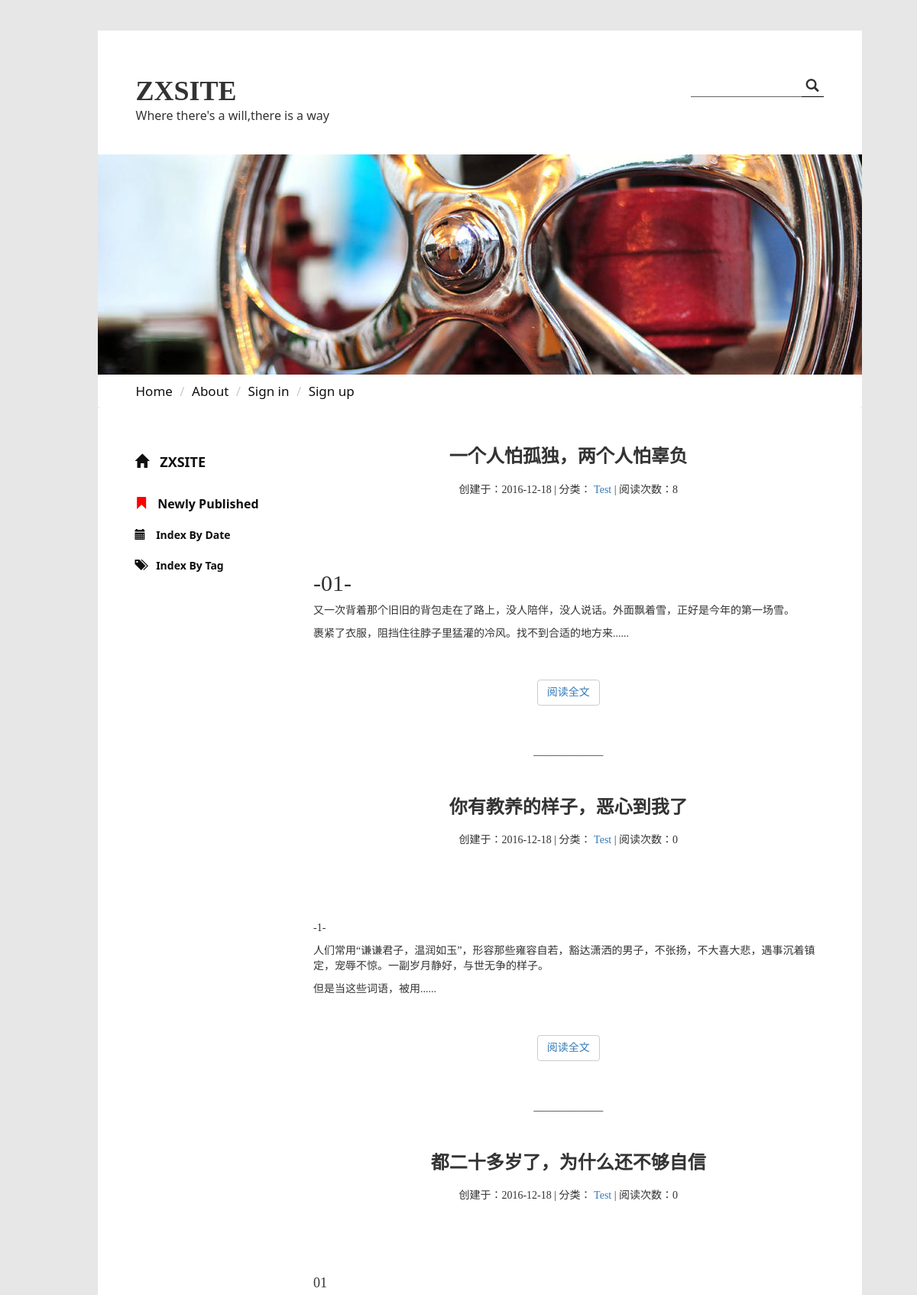
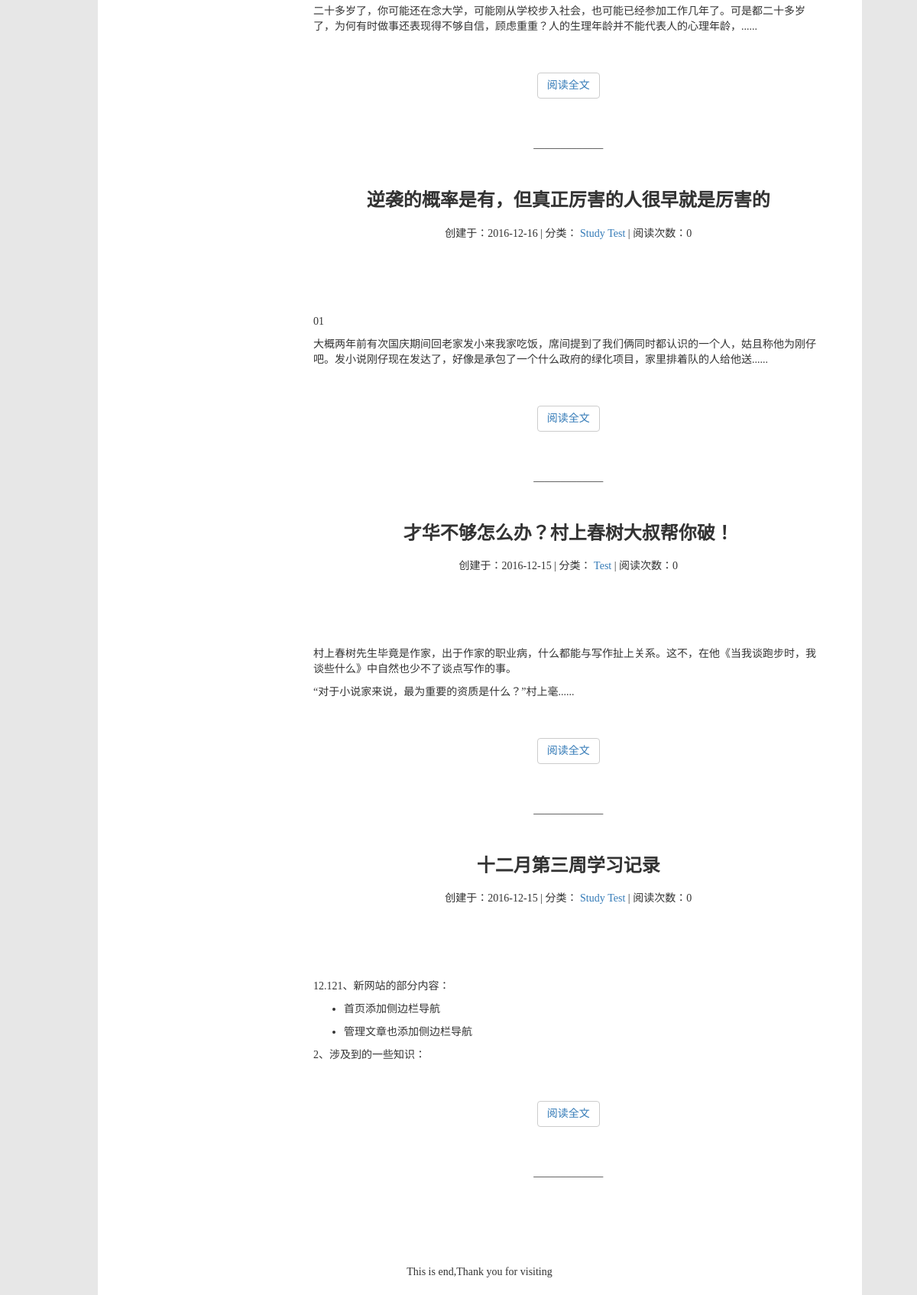
The page / on the database its author committed (2 pictures, top to bottom).
### zxsite/models.py (models this page shows, shortened)
class Article(models.Model):
    author = models.ForeignKey('Bloger', verbose_name='作者')
    tags = models.ManyToManyField('Tag', verbose_name='标签')
    title = models.CharField('标题', max_length=50)
    content = models.TextField('正文')
    abstract = models.TextField('摘要',null=True,blank=True)
    ARTICLE_STATUS = (
        ('P', 'PUBLIC'),
        ('E', 'EDITING'),
        ('D', 'DELETED'),
        ('C', 'DELETE-COMPELETLY')
    )
    status = models.CharField('文章状态', max_length=1, choices=ARTICLE_STATUS)
    created_time = models.DateTimeField('创建时间', auto_now_add=True)
    lasted_modified_time = models.DateTimeField('最新修改时间', auto_now=True)
    views = models.PositiveIntegerField('浏览数', default=0)
    likes = models.PositiveIntegerField('点赞数', default=0)
    topped = models.BooleanField('是否置顶', default=False)
    class meta:
        ordering = ['-lasted_modified_time']

class Tag(models.Model):
    name = models.CharField(verbose_name='标签名',max_length=20)
    TAG_STATUS = (
        ('L','LIVE'),
        ('D','DEAD')
    )
    status = models.CharField(max_length=5,choices=TAG_STATUS)
    created_time = models.DateTimeField('创建时间', auto_now_add=True)
    related_articles = models.PositiveIntegerField('相关文章数')
    def __str__(self):
        return self.name
    class meta:
        ordering = ['-related_articles']

### zxsite/views.py (the view)
# urls.py: url(r'^$',views.index,name='index'),
def index(request):
    articles = Article.objects.all().order_by('-created_time')
    content = {
        'articles':articles
    }
    return render(request,'zxsite/index.html',content)

### zxsite/templates/zxsite/index.html
{% extends 'zxsite/subbase1.html' %}
{% block index %}
{% load static %}
    <link rel="stylesheet" href="{% static 'zxsite/css/simple-sidebar.css' %}">
        <div class="row">
            <div class="col-md-3 col-xs-3">
                    <ul class="sidebar-nav" style="margin-left: -41px;margin-top: 10px">
                        <li class="sidebar-brand">
                            <a href="/">
                                <span class="glyphicon glyphicon-home"></span>
                                <B style="padding-left: 10px">ZXSITE</B>
                            </a>
                        </li>
                        <li>
                             <a href=""  class="self-NP-a">
                            <span class="glyphicon glyphicon-bookmark "></span>
                                <b>Newly Published</b>
                            </a>
                        </li>
                        <li>
                             <a href="/indexbydate/" class="self-index-a">
                            <span class="glyphicon glyphicon-calendar"></span>
                                <b>Index By Date</b>
                            </a>
                        </li>
                        <li>
                             <a href="/indexbytag/" class="self-index-a">
                            <span class="glyphicon glyphicon-tags"></span>
                                <b>Index By Tag</b>
                            </a>
                        </li>
                    </ul>
            </div>
            <div class="col-md-9 col-xs-9" >
            {% for article in articles %}
                <div style="" class="self-atc-div">
                    <h3 style="">{{ article.title }}</h3>
                    <div style="">
                        <p style="">创建于：{{ article.created_time|date:'Y-m-d' }}</p>
                        |
                        分类：
                        {% for tag in article.tags.all %}
                        <p class="text-capitalize"><a href="">{{ tag }}</a></p>
                        {% endfor %}
                        |
                        <p>阅读次数：{{ article.views }}</p>
                    </div>
                    <p class="text-justify self-atc-div-p">{{ article.abstract | safe }}</p>
                    <button class="btn btn-default center-block">
                        <a href="/article/{{ article.id }}">阅读全文</a>
                    </button>
                    <footer>_____________</footer>
                </div>
            {% endfor %}
            </div>
        </div>
{% endblock %}

### zxsite/static/zxsite/css/selfdefine.css (style rules this page uses)
body { margin: 0; padding: 0; }
.self-NP-a { padding-left: 3px; }
.self-NP-a span { font-size: medium; margin-left: -3px; color: red }
.self-NP-a b { padding-left: 10px; font-size: medium }
.self-index-a { padding-left: 3px }
.self-index-a span { margin-left: -3px }
.self-index-a b { padding-left: 10px }
.self-atc-div { font-family: 微软雅黑; }
.self-atc-div h3 { text-align:center; font-weight: bold; }
.self-atc-div div { text-align: center; margin-bottom: 85px; margin-top: 20px }
.self-atc-div div p { display: inline-block; }
.self-atc-div button { margin-bottom: 50px; margin-top: 50px }
.self-atc-div footer { text-align: center; margin-bottom: 50px }
.self-atc-div-p { margin-bottom: 80px; font-size: 15px }

### zxsite/static/zxsite/css/simple-sidebar.css (style rules this page uses)
body { overflow-x: hidden; }
.sidebar-nav { position: absolute; top: 0; width: 250px; margin: 0; padding: 0; list-style: none; }
.sidebar-nav li { text-indent: 20px; line-height: 40px; }
.sidebar-nav li a { display: block; text-decoration: none; color: #0f0f0f; font-family: "Segoe UI"; }
.sidebar-nav > .sidebar-brand { height: 65px; font-size: 18px; line-height: 60px; }
.sidebar-nav > .sidebar-brand a { color: #0f0f0f; }

### rows shown on the page
Article: title "一个人怕孤独，两个人怕辜负", created_time "2016-12-18", views "8", abstract "-01- 又一次背着那个旧旧的背包走在了路上，没人陪伴，没人说话。外面飘着雪，正好是今年的第一场雪。 裹紧了衣服，阻挡住往脖子里猛灌的冷风。找不到合适的地方来......"
Tag: name "Test"
Article: title "你有教养的样子，恶心到我了", created_time "2016-12-18", views "0", abstract "-1- 人们常用“谦谦君子，温润如玉”，形容那些雍容自若，豁达潇洒的男子，不张扬，不大喜大悲，遇事沉着镇定，宠辱不惊。一副岁月静好，与世无争的样子。 但是当这些词语，被用......"
Article: title "都二十多岁了，为什么还不够自信", created_time "2016-12-18", views "0", abstract "01 二十多岁了，你可能还在念大学，可能刚从学校步入社会，也可能已经参加工作几年了。可是都二十多岁了，为何有时做事还表现得不够自信，顾虑重重？人的生理年龄并不能代表人的心理年龄，......"
Article: title "逆袭的概率是有，但真正厉害的人很早就是厉害的", created_time "2016-12-16", views "0", abstract "01 大概两年前有次国庆期间回老家发小来我家吃饭，席间提到了我们俩同时都认识的一个人，姑且称他为刚仔吧。发小说刚仔现在发达了，好像是承包了一个什么政府的绿化项目，家里排着队的人给他送......"
Tag: name "Study"
Article: title "才华不够怎么办？村上春树大叔帮你破！", created_time "2016-12-15", views "0", abstract "村上春树先生毕竟是作家，出于作家的职业病，什么都能与写作扯上关系。这不，在他《当我谈跑步时，我谈些什么》中自然也少不了谈点写作的事。 “对于小说家来说，最为重要的资质是什么？”村上毫......"
Article: title "十二月第三周学习记录", created_time "2016-12-15", views "0", abstract "12.121、新网站的部分内容： 首页添加侧边栏导航 管理文章也添加侧边栏导航 2、涉及到的一些知识："
